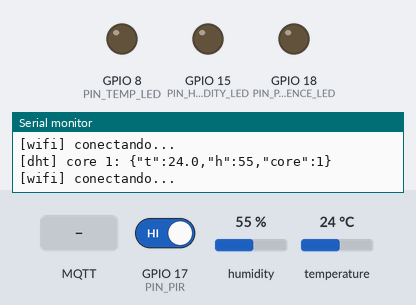
A program run on a simulated ESP32-S3. On the bench: output pins drawn as LEDs (lit = HIGH), the last lines printed to the serial monitor. Inputs (shaded band) come from the test bench; at power-on: GPIO 17 (PIN_PIR) HIGH, humidity 55 %, temperature 24 °C. WiFi joins after 1.5 s; servers stay silent unless stated; no MQTT or app messages arrive unless stated.

Above: at 1.2 s.
1.3 s: MQTT message "on" arrives on the first subscribed topic
At 3.1 s:
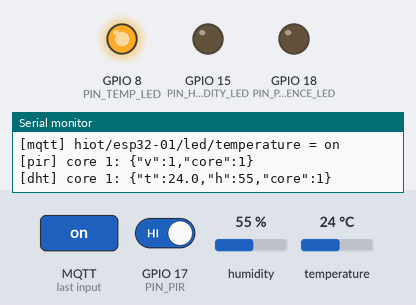
3.5 s: MQTT message "on" arrives on the second subscribed topic
At 4.7 s:
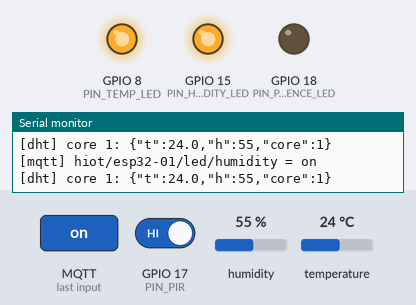
5.0 s: MQTT message "1" arrives on the first subscribed topic
At 5.9 s:
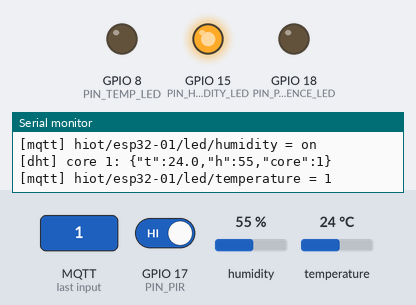
6.5 s: MQTT message "on" arrives on the third subscribed topic
At 7.1 s:
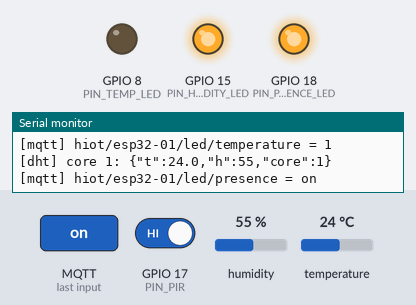
8.0 s: MQTT message "1" arrives on the second subscribed topic
At 9.2 s:
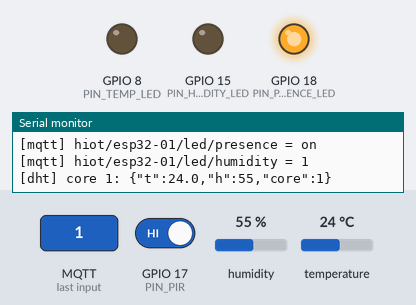
9.5 s: MQTT message "on" arrives on the first subscribed topic
At 10.5 s:
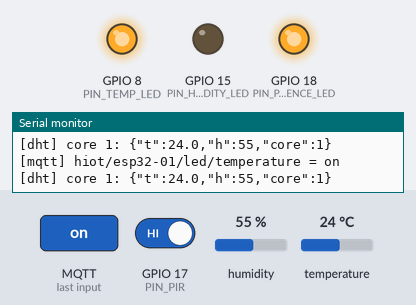
Timing chart, 0 to 12.0 s (numbered marks = the images above; inputs shaded):
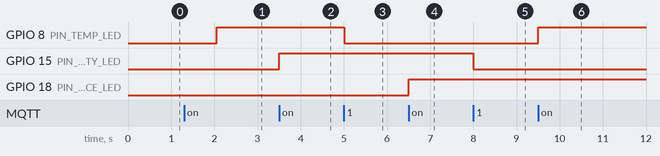

Measured:
- after the input at 1.3 s, GPIO 8 (PIN_TEMP_LED): LOW → HIGH after 0.76 s
- after the input at 3.5 s, GPIO 15 (PIN_HUMIDITY_LED): LOW → HIGH at once
- after the input at 5.0 s, GPIO 8 (PIN_TEMP_LED): HIGH → LOW at once
- after the input at 6.5 s, GPIO 18 (PIN_PRESENCE_LED): LOW → HIGH at once
- after the input at 8.0 s, GPIO 15 (PIN_HUMIDITY_LED): HIGH → LOW at once
- after the input at 9.5 s, GPIO 8 (PIN_TEMP_LED): LOW → HIGH at once

The program:

main.cpp
```cpp
#include <Arduino.h>
#include <DHT.h>
#include <PubSubClient.h>
#include <WiFi.h>

#include "config.h"
#include "secrets.h"

WiFiClient wifiClient;
PubSubClient mqtt(wifiClient);
DHT dht(PIN_DHT, DHT11);

// protege o mqtt (usado por mais de uma task)
SemaphoreHandle_t mqttMutex;

String topic(const char *name) {
  return String("hiot/") + DEVICE_ID + "/" + name;
}

bool publish(const char *name, const String &payload) {
  if (xSemaphoreTake(mqttMutex, pdMS_TO_TICKS(100)) != pdTRUE) {
    return false;
  }
  bool ok = mqtt.connected() && mqtt.publish(topic(name).c_str(), payload.c_str());
  xSemaphoreGive(mqttMutex);
  return ok;
}

// comandos do Node-RED: "on" / "off"
void onMessage(char *topicName, byte *payload, unsigned int length) {
  String message;
  for (unsigned int i = 0; i < length; i++) {
    message += (char)payload[i];
  }
  bool on = message == "on";

  if (topic("led/temperature") == topicName) {
    digitalWrite(PIN_TEMP_LED, on);
  } else if (topic("led/humidity") == topicName) {
    digitalWrite(PIN_HUMIDITY_LED, on);
  } else if (topic("led/presence") == topicName) {
    digitalWrite(PIN_PRESENCE_LED, on);
  }
  Serial.printf("[mqtt] %s = %s\n", topicName, message.c_str());
}

void connectMqtt() {
  Serial.println("[mqtt] conectando...");
  // last will: broker publica "offline" se o ESP cair
  bool ok = mqtt.connect(DEVICE_ID, MQTT_USER, MQTT_PASS, topic("status").c_str(), 1, true, "offline");
  if (!ok) {
    Serial.printf("[mqtt] falhou, estado %d\n", mqtt.state());
    return;
  }
  mqtt.publish(topic("status").c_str(), "online", true);
  mqtt.subscribe(topic("led/temperature").c_str(), 1);
  mqtt.subscribe(topic("led/humidity").c_str(), 1);
  mqtt.subscribe(topic("led/presence").c_str(), 1);
  Serial.println("[mqtt] conectado");
}

void mqttTask(void *param) {
  WiFi.begin(WIFI_SSID, WIFI_PASS);

  while (true) {
    if (WiFi.status() != WL_CONNECTED) {
      Serial.println("[wifi] conectando...");
      vTaskDelay(pdMS_TO_TICKS(1000));
      continue;
    }

    bool connected = false;
    if (xSemaphoreTake(mqttMutex, pdMS_TO_TICKS(100)) == pdTRUE) {
      if (!mqtt.connected()) {
        connectMqtt();
      }
      connected = mqtt.connected();
      mqtt.loop();
      xSemaphoreGive(mqttMutex);
    }

    vTaskDelay(pdMS_TO_TICKS(connected ? 10 : 2000));
  }
}

// PIR - core 0
void pirTask(void *param) {
  int lastValue = -1;
  unsigned long lastSent = 0;

  while (true) {
    int value = digitalRead(PIN_PIR);

    if (value != lastValue || millis() - lastSent > PIR_HEARTBEAT_MS) {
      String payload = "{\"v\":" + String(value) + ",\"core\":" + String(xPortGetCoreID()) + "}";
      if (publish("sensor/presence", payload)) {
        Serial.printf("[pir] core %d: %s\n", xPortGetCoreID(), payload.c_str());
        lastValue = value;
        lastSent = millis();
      }
    }

    vTaskDelay(pdMS_TO_TICKS(PIR_INTERVAL_MS));
  }
}

// DHT11 - core 1
void dhtTask(void *param) {
  dht.begin();

  while (true) {
    float temperature = dht.readTemperature();
    float humidity = dht.readHumidity();

    if (isnan(temperature) || isnan(humidity)) {
      Serial.println("[dht] erro na leitura");
    } else {
      String payload = "{\"t\":" + String(temperature, 1) + ",\"h\":" + String(humidity, 0) +
                       ",\"core\":" + String(xPortGetCoreID()) + "}";
      publish("sensor/dht", payload);
      Serial.printf("[dht] core %d: %s\n", xPortGetCoreID(), payload.c_str());
    }

    vTaskDelay(pdMS_TO_TICKS(DHT_INTERVAL_MS));
  }
}

void setup() {
  Serial.begin(115200);

  pinMode(PIN_PIR, INPUT);
  pinMode(PIN_TEMP_LED, OUTPUT);
  pinMode(PIN_HUMIDITY_LED, OUTPUT);
  pinMode(PIN_PRESENCE_LED, OUTPUT);

  mqttMutex = xSemaphoreCreateMutex();
  mqtt.setServer(MQTT_HOST, MQTT_PORT);
  mqtt.setCallback(onMessage);
  mqtt.setKeepAlive(15);
  // timeout curto pro watchdog não resetar no connect
  mqtt.setSocketTimeout(2);

  xTaskCreatePinnedToCore(mqttTask, "mqttTask", 8192, NULL, 1, NULL, MQTT_CORE);
  xTaskCreatePinnedToCore(pirTask, "pirTask", 4096, NULL, 2, NULL, PIR_CORE);
  xTaskCreatePinnedToCore(dhtTask, "dhtTask", 4096, NULL, 2, NULL, DHT_CORE);
}

void loop() {
  vTaskDelay(pdMS_TO_TICKS(1000));
}
```

secrets.example.h
```cpp
// copiar para secrets.h
#pragma once

#define WIFI_SSID "nome-da-rede"
#define WIFI_PASS "senha-da-rede"

#define MQTT_HOST "203.0.113.10"
#define MQTT_PORT 1883
#define MQTT_USER "esp32"
// MQTT_ESP32_PASS do .env
#define MQTT_PASS "troque-esta-senha-esp32"

#define DEVICE_ID "esp32-01"
```

config.h
```cpp
#pragma once

// pinos (ESP32-S3)
#define PIN_PIR 17
#define PIN_DHT 3
#define PIN_TEMP_LED 8
#define PIN_PRESENCE_LED 18
#define PIN_HUMIDITY_LED 15

// núcleos
#define PIR_CORE 0
#define DHT_CORE 1
#define MQTT_CORE 0

#define DHT_INTERVAL_MS 2000
#define PIR_INTERVAL_MS 100
#define PIR_HEARTBEAT_MS 10000  // reenvia mesmo sem mudança
```
